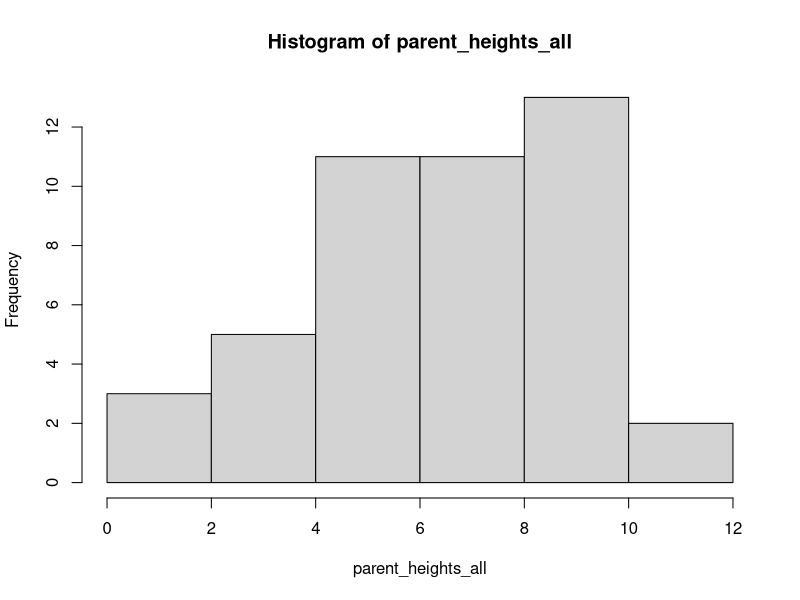

Here is the R script that generated this plot: (Note: this script raises an error after producing the figure.)


# our plants

parent_heights_sample <- c(2.9, 3.1, 5.9, 5.3, 8, 3.4, 5.2, 4.7, 0.4)
f1_heights_sample <- c(5.1,2.3,5,3.5,5.1,9.1,3.3,3.4,4.3,7.3,7.4,7.5,5.5)

# everyone's plants

parent_heights_all <- c(parent_heights_sample, 9.3, 10.5, 4.8, 8.8, 9.3, 7.5, 9.8, 8.7, 4, 9.4, 7.3, 5.3, 5.1, 5.3, 9.4, 4.5, 3.5, 8.5, 0.4, 6.5, 6, 7.6, 0.7, 7.5, 9, 9.9, 11, 7.9, 9.2, 6.4, 9.6, 6.8, 8.2, 5.5, 6.6, 7.9)

# histogram

hist(parent_heights_all)

# difference?

t.test(parent_heights_sample, f1_heights_sample)

# mean + SEM

df <- data.frame(
  group = c(rep("Parent", length(parent_heights_sample)),
            rep("F1", length(f1_heights_sample))),
  value = c(parent_heights_sample, f1_heights_sample)
)

ggplot(df, aes(x = group, y = value)) +
  stat_summary(fun = mean, geom = "point", size = 3) +
  stat_summary(fun.data = mean_se, geom = "errorbar", width = 0.2) +
  stat_summary(fun = mean, geom = "crossbar", width = 0.5) +
  labs(
    title = "Mean heights of parent vs F1 (± SEM)",
    x = "",
    y = "Height"
    ) + 
  theme_minimal()
